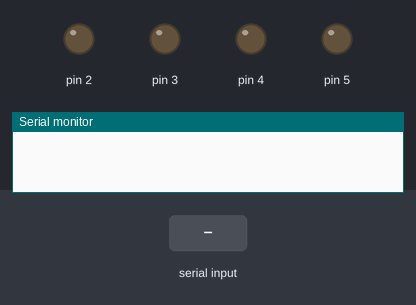
Recording of a sketch running on a simulated Arduino Uno, built with avr-gcc and run on an emulated ATmega328P. Parts: output pins drawn as LEDs (lit = HIGH), the last lines printed to the serial monitor. The test bench sets the inputs (shaded band).

Above: at 1.2 s.
1.3 s: "forward" received over Serial
At 2.5 s:
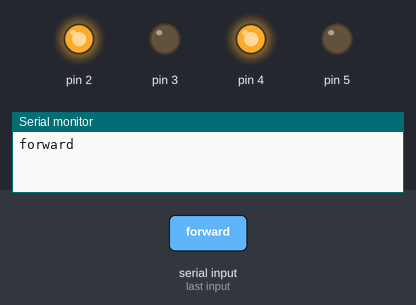
2.8 s: "backward" received over Serial
At 3.9 s:
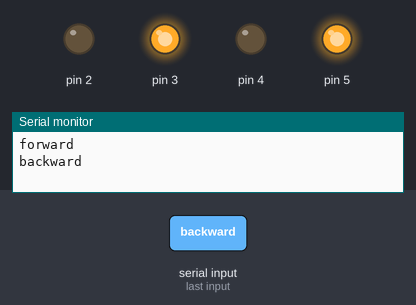
4.3 s: "right" received over Serial
At 4.7 s:
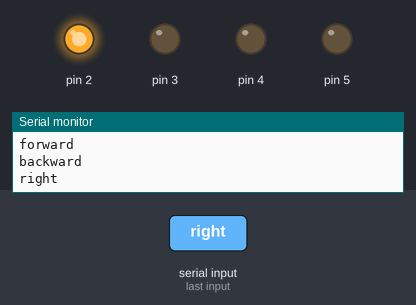
6.8 s: "left" received over Serial
At 7.6 s:
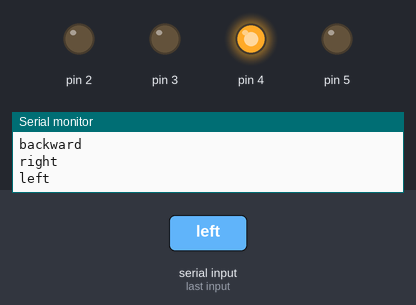
Timing chart, 0 to 9.8 s (numbered marks = the images above; inputs shaded):
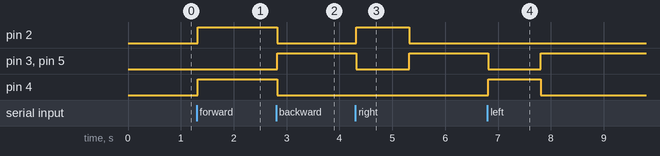

The sketch:

Android_Controlled_Arduino_Robotic_Car.ino
```cpp
String readvoice;
int k=0;
void setup() {
Serial.begin(9600);
pinMode(2,OUTPUT);
pinMode(3,OUTPUT);
pinMode(4,OUTPUT);
pinMode(5,OUTPUT);
}

void loop() {
while (Serial.available())
{
delay(3);
char c = Serial.read();
readvoice += c;
}

if(readvoice.length() > 0)
{
Serial.println(readvoice);

if(readvoice == "forward")
{
digitalWrite(2, HIGH);
digitalWrite(3, LOW);
digitalWrite(4, HIGH);
digitalWrite(5, LOW);
k=1;
}

if(readvoice == "backward")
{
digitalWrite(2, LOW);
digitalWrite(3, HIGH);
digitalWrite(4, LOW);
digitalWrite(5, HIGH);
k=2;
}

if(readvoice == "right")
{
if (k==2)
{
digitalWrite(2, HIGH);
digitalWrite(3, LOW);
digitalWrite(4, LOW);
digitalWrite(5, LOW);
delay(1000);
digitalWrite(2, LOW);
digitalWrite(3, HIGH);
digitalWrite(4, LOW);
digitalWrite(5, HIGH);
}
else
{
digitalWrite(2, HIGH);
digitalWrite(3, LOW);
digitalWrite(4, LOW);
digitalWrite(5, LOW);
delay(1000);
digitalWrite(2, HIGH);
digitalWrite(3, LOW);
digitalWrite(4, HIGH);
digitalWrite(5, LOW);
}
}

if(readvoice == "left")
{
if (k==2)
{
digitalWrite(2, LOW);
digitalWrite(3, LOW);
digitalWrite(4, HIGH);
digitalWrite(5, LOW);
delay(1000);
digitalWrite(2, LOW);
digitalWrite(3, HIGH);
digitalWrite(4, LOW);
digitalWrite(5, HIGH);
}
else
{
digitalWrite(2, LOW);
digitalWrite(3, LOW);
digitalWrite(4, HIGH);
digitalWrite(5, LOW);
delay(1000);
digitalWrite(2, HIGH);
digitalWrite(3, LOW);
digitalWrite(4, HIGH);
digitalWrite(5, LOW);
}
}

if(readvoice == "stop")
{
digitalWrite(2, LOW);
digitalWrite(3, LOW);
digitalWrite(4, LOW);
digitalWrite(5, LOW);
}
}
readvoice="";
}
```

Measured:
- after the input at 1.3 s, pin 2, pin 4: LOW → HIGH at once
- after the input at 2.8 s, pin 2, pin 4: HIGH → LOW at once; pin 3, pin 5: LOW → HIGH at once
- after the input at 4.3 s, pin 2: LOW → HIGH at once, → LOW 1.0 s later; pin 3, pin 5: HIGH → LOW at once, → HIGH 1.0 s later
- after the input at 6.8 s, pin 3, pin 5: HIGH → LOW at once, → HIGH 1.0 s later; pin 4: LOW → HIGH at once, → LOW 1.0 s later
